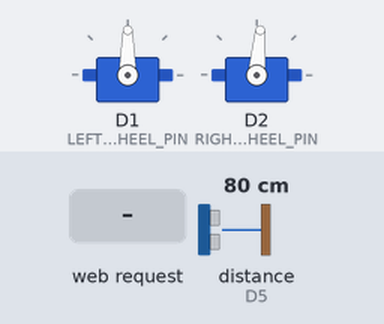
The sketch below on a simulated ESP8266 (NodeMCU). Shown: 2 × servo. Wiring (inferred from the names in the program): ultrasonic range finder: trigger D6; echo D5. The inputs (shaded band) are chosen by the test bench; at power-on: distance to the obstacle (sensor on D5) 80 cm. The echo pulse lasts 58.3 µs per cm.

Above: at 1.2 s.
1.3 s: HTTP request GET /driving/?move=120 received
At 2.4 s:
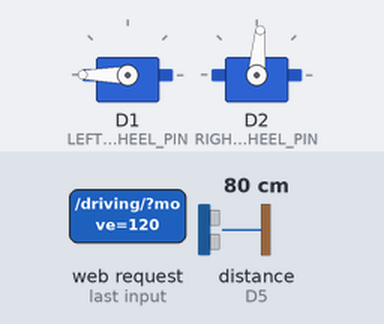
2.8 s: HTTP request GET /driving/ received
At 3.7 s:
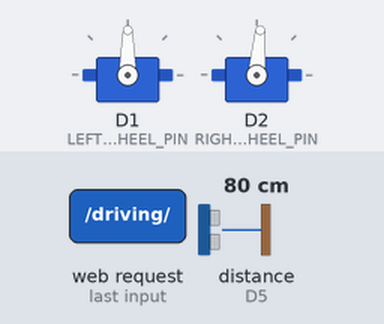
Timing chart, 0 to 5.8 s (numbered marks = the images above; inputs shaded):
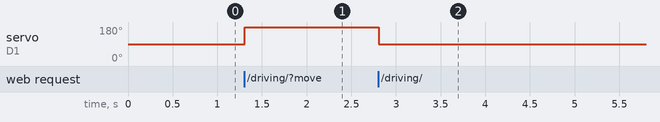

The sketch:

UltrasonicWifiShareWheelChairCodeCleaned.ino
```cpp
#include <Servo.h>
#include <ESP8266WiFi.h>
#include <ESP8266WebServer.h>
#include <ESP8266mDNS.h>


// APP: global variables
const char* ssid = "WheelChair - MustShop Arduino";
const char* password = "88888888";
WiFiClient client;
ESP8266WebServer server(80);
long value;

// WHEELS: global variables
Servo servo, servo2;
int rest_servo = 90, rest_servo2 = 85;
int current_servo_delta = 0, current_servo2_delta = 0;

// WHEELS: pwm pins
#define LEFT_WHEEL_PIN D1
#define RIGHT_WHEEL_PIN D2

// ULTRASONIC: digital pins
#define ULTRASONIC_TRIGGER_PIN D6
#define ULTRASONIC_ECHO_PIN D5


// ULTRASONIC: global variables
#define SOUND_VELOCITY 0.034
#define CM_TO_INCH 0.393701
long duration;
float distanceCm;
float minimumAntiCollisionDistanceCm = 30.0;
long ultrasonicPeriod = 500;
long lastUltrasonicPing = 0;
bool allow_driving = true;


void setup(void) {

  // SERIAL: init serial
  Serial.begin(9600);

  // ULTRASONIC: init digital pins
  pinMode(ULTRASONIC_TRIGGER_PIN, OUTPUT); // Sets the trigPin as an Output
  pinMode(ULTRASONIC_ECHO_PIN, INPUT); // Sets the echoPin as an Input

  // WHEELS: init pwm pins
  servo.attach(LEFT_WHEEL_PIN);
  servo2.attach(RIGHT_WHEEL_PIN);

  // WHEELS: set 360 servo mouvement speed to zero
  setAngles(0, 0);

  // APP: initialize ESP8266 wifi
  boolean result = WiFi.softAP(ssid, password);

  // APP: initialize server routes
  server.on("/driving/", handleDriving);

  // APP: start server
  server.begin();

}


void loop() {

  // APP: serve requests
  server.handleClient();

  // ULTRASONIC: measure every little bit of time
  if(millis() - lastUltrasonicPing >= ultrasonicPeriod){
    // Clears the trigPin
    digitalWrite(ULTRASONIC_TRIGGER_PIN, LOW);
    delayMicroseconds(2);
    // Sets the trigPin on HIGH state for 10 micro seconds
    digitalWrite(ULTRASONIC_TRIGGER_PIN, HIGH);
    delayMicroseconds(10);
    digitalWrite(ULTRASONIC_TRIGGER_PIN, LOW);

    // Reads the echoPin, returns the sound wave travel time in microseconds
    duration = pulseIn(ULTRASONIC_ECHO_PIN, HIGH);

    // Calculate the distance
    distanceCm = duration * SOUND_VELOCITY/2;

    // Prints the distance on the Serial Monitor
    allow_driving = distanceCm > minimumAntiCollisionDistanceCm;
  }

  // ULTRASONIC & WHEELS: don't let the car move if the sensor is near a wall
  if(allow_driving){
    setAngles(current_servo_delta, current_servo2_delta);
  } else {
    setAngles(0, 0);
  }
}


// serial communication variables
const int arrSize = 3;
String* parts = new String[arrSize]; // according to the largest string array we'll need (ex. ANGLES 90 90 90 90 90)


unsigned int j = 0;
void getValues(String msg){
    j = 0;
    parts[0] = "";
    for (unsigned int i = 0; i < msg.length(); i++) {
        if(j>=arrSize)
          break;
        if(msg[i]=='='){ j += 1; parts[j] = ""; }
        else parts[j] += msg[i];
    }
}

void setAngles(int servo_delta, int servo2_delta) {
  servo.write(rest_servo + servo_delta);
  servo2.write(rest_servo2 + servo2_delta);
}

void handleDriving(){

  // STEP 1: tell the  app we received it cause it's on a timer
  server.send(200, "text/plain", "ok");

  // STEP 2: obtain parameter from URL (url example: http://192.168.4.1/?move=90=78
  String data = server.arg("move");

  // STEP 3: split string by =
  getValues(data);

  // STEP 4: convert each of them into integers
  value = parts[0].toInt();
  current_servo_delta = value;

  value = parts[1].toInt();
  current_servo2_delta = value;

  // STEP 5: apply the speed
  // the speed is applied in the loop function
}
```

Measured:
- after the input at 1.3 s, servo on D1 (LEFT_WHEEL_PIN): 90° → 180° at once
- after the input at 2.8 s, servo on D1 (LEFT_WHEEL_PIN): 180° → 90° at once
